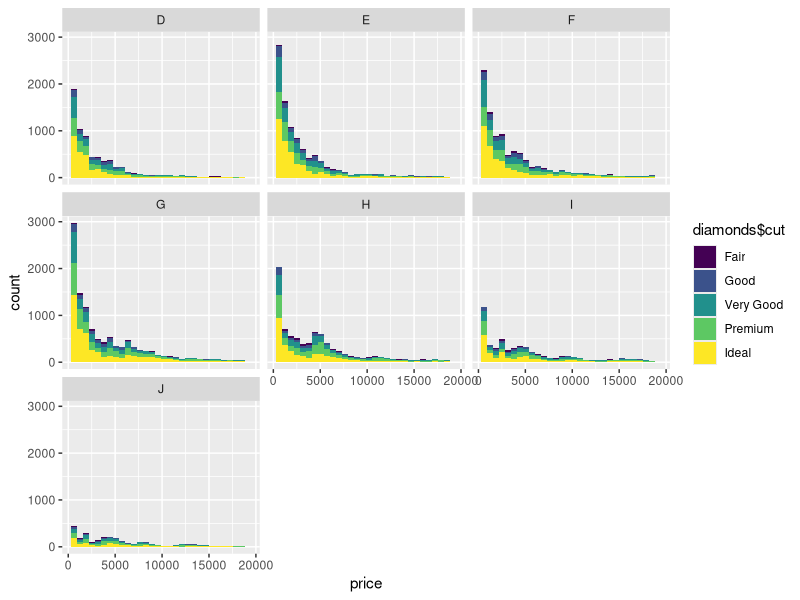
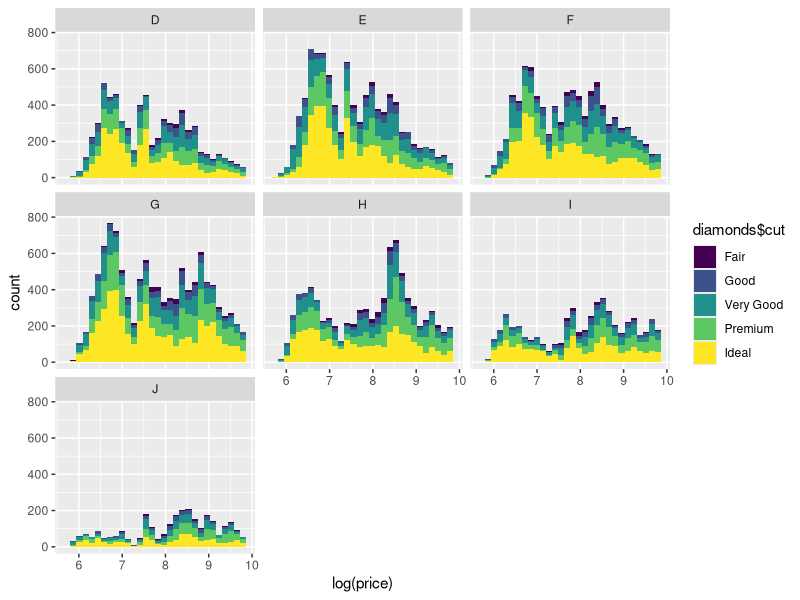
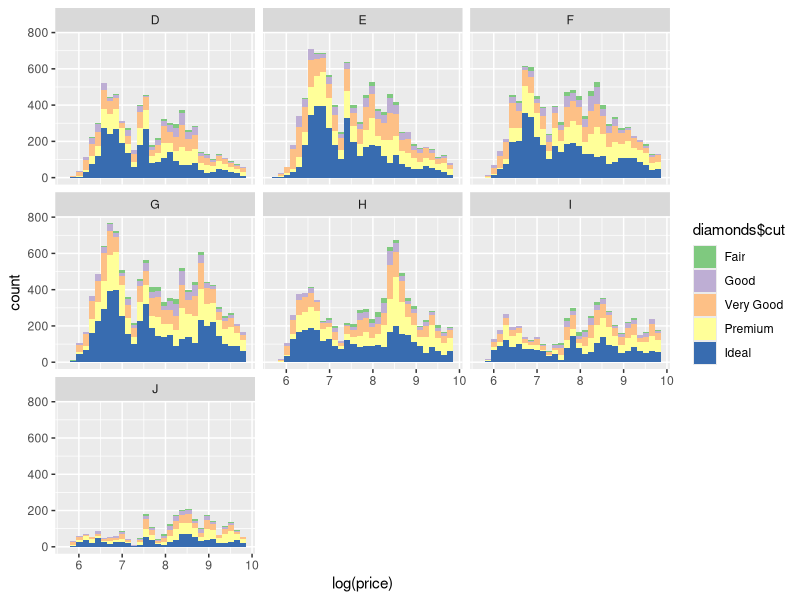
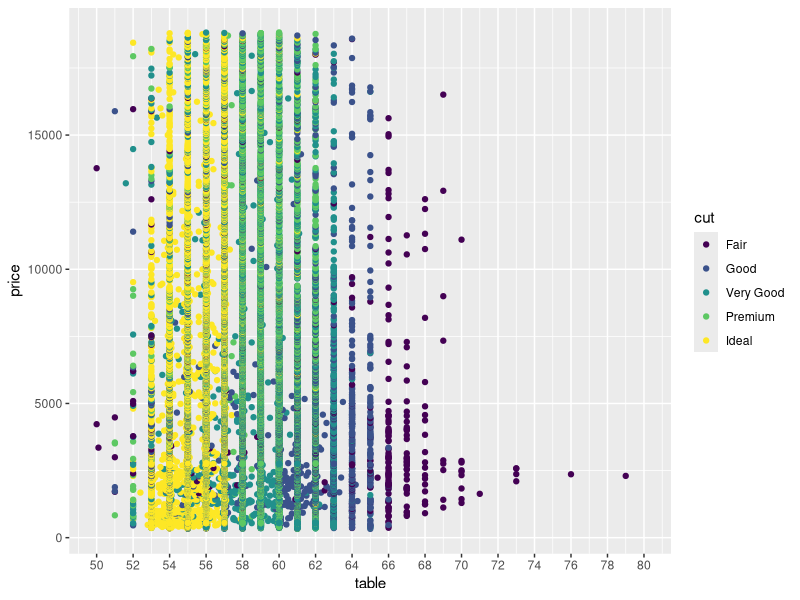

R code for these plots, in order:
## ---- chunk 1
library(ggplot2)
data("diamonds")
names(diamonds)
## ---- chunk 2
ggplot(aes(x=price), data=diamonds)+
  facet_wrap(~color)+
  geom_histogram(aes(fill = diamonds$cut))
## ---- chunk 3
ggplot(aes(x=log(price)), data=diamonds)+
  facet_wrap(~color)+
  geom_histogram(aes(fill = diamonds$cut))
## ---- chunk 4
ggplot(aes(x=log(price)), data=diamonds)+
  facet_wrap(~color)+
  geom_histogram(aes(fill = diamonds$cut))+
  scale_fill_brewer(type = 'qual')
## ---- chunk 5
ggplot(aes(x=table, y=price), data=diamonds)+
  geom_point(aes(color = cut))+
  scale_x_continuous(breaks=seq(50,80,2), limits=c(50,80))
  scale_color_brewer(type = 'qual')
## ---- chunk 6

by(diamonds$table,diamonds$cut,summary)
